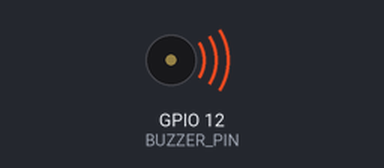
Simulated run of this program. Board: Raspberry Pi (BCM pin numbers). Shown: buzzer (waves = sounding). At 14.5 s the program stops and its outputs stay as they are.

Above: at 0.1 s.
At 14.6 s:
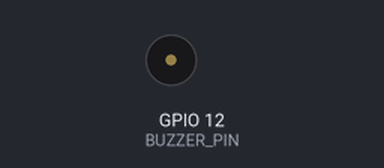
Timing chart, 0 to 16.0 s (numbered marks = the images above):
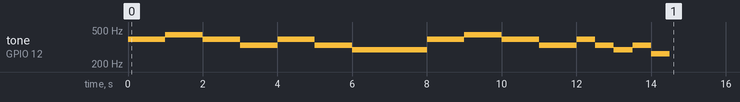

The program:

piezo_buzzer.py
```python
# 도 음 출력하기
import RPi.GPIO as GPIO
import time

BUZZER_PIN = 12
GPIO.setmode(GPIO.BCM)
GPIO.setup(BUZZER_PIN, GPIO.OUT)

#PWM 인스턴스 생성
#주파수 262HZ
pwm = GPIO.PWM(BUZZER_PIN, 262) #도는 262, 솔은 392
pwm.start(50)   #duty cycle 지정(0~100)
# dutycycle = (일정 주기에서 1상태가 지속되는 기간)
##time.sleep(2)
melody = [262, 294, 330, 349, 392, 440, 494, 523]
school =[392, 392, 440, 440, 392, 392, 330, 330, 392, 392, 330, 330, 294, 294]
school2 = [392, 392, 440, 440, 392, 392, 330, 330, 392, 330, 294, 330, 262]
try:
    for i in school:
        pwm.ChangeFrequency(i)   # 주파수 변경, frequency = 주파수
        time.sleep(0.5)
    time.sleep(1)
    for i in school2:
        pwm.ChangeFrequency(i)   # 주파수 변경, frequency = 주파수
        time.sleep(0.5)
finally:
    pwm.stop()
    GPIO.cleanup()
    
```

Measured:
- by itself, tone on GPIO 12 (BUZZER_PIN): plays 392 Hz for 1.0 s, 440 Hz for 1.0 s, 392 Hz for 1.0 s, 330 Hz for 1.0 s, 392 Hz for 1.0 s, 330 Hz for 1.0 s … (16 notes in this stretch)
